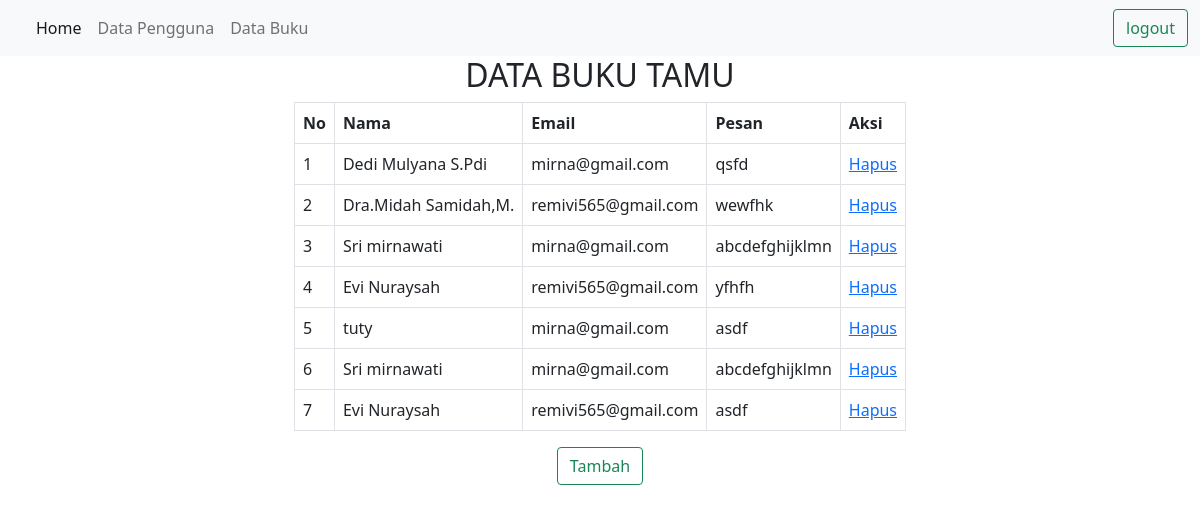
The page /lihat_buku.php on the database its author committed.
### tables this page shows
CREATE TABLE `tbtamu` (
  `no` int(20) NOT NULL,
  `nama` varchar(20) NOT NULL,
  `email` varchar(20) NOT NULL,
  `pesan` varchar(100) NOT NULL
);

### lihat_buku.php (the view, shortened to what this page needs)
<!DOCTYPE html>
<html lang="en">
<head>
<link href="https://cdn.jsdelivr.net/npm/bootstrap@5.0.2/dist/css/bootstrap.min.css" rel="stylesheet">
  <link rel="stylesheet" href="style.css">
</head>
<body>
<nav class="navbar navbar-expand-lg navbar-light bg-light">
  <div class="container-fluid">
    <div class="collapse navbar-collapse" id="navbarSupportedContent">
      <ul class="navbar-nav me-auto mb-2 mb-lg-0">
        <li class="nav-item">
          <a class="nav-link active" aria-current="page" href="dasbord.php">Home</a>
        </li>
        <li class="nav-item">
          <a class="nav-link" href="tb_pengguna/lihat_tabel.php">Data Pengguna</a>
        </li>
       <li class="nav-item">
          <a class="nav-link" href="lihat_buku.php">Data Buku</a>
        </li>
      </ul>
      <form class="d-flex" action="login.php">
        <button class="btn btn-outline-success" type="submit">logout</button>
      </form>
    </div>
  </div>
</nav>
</head>
<body>
    <div>
        <h2 class="contoh">DATA BUKU TAMU</h2>
 <table class="table table-bordered contoh">
                <tr>
                    <th>No</th>
                    <th>Nama</th>
                    <th>Email</th>
                    <th>Pesan</th>
                    <th>Aksi</th>
                </tr>
                <?php
                include 'koneksi.php';
                $sql = "SELECT*FROM tbtamu";
                $query = mysqli_query ($koneksi, $sql);
                $no=1;
                while ($data=mysqli_fetch_array($query)){?>
                <tr>
                    <td><?= $no++; ?></td>
                    <td><?php echo $data['nama'];?></td>
                    <td><?php echo $data['email'];?></td>
                    <td><?php echo $data['pesan'];?></td>
                    <td>
                    <a href="hapus.php?id=<?php echo $data ['no'];?>"
                    onclick="return confirm( 'Yakin Mau Hapus .?')">
                        <span class="text"></span>Hapus</Details></span>
                    </a>
                    </td>
                </tr>
                <?php  } ?>
                </table>
                <form method="post" action="dasbord.php" class="contoh">
                    <button type="submit" class="btn btn-outline-success">Tambah</button>
                </form>
                </div>
                </body>
                </html>

### style.css (style rules this page uses)
.contoh { display: grid; justify-content: center; }

### rows shown on the page
tbtamu: nama "Dedi Mulyana S.Pdi", email "mirna@gmail.com", pesan "qsfd"
tbtamu: nama "Dra.Midah Samidah,M.", email "remivi565@gmail.com", pesan "wewfhk"
tbtamu: nama "Sri mirnawati", email "mirna@gmail.com", pesan "abcdefghijklmn"
tbtamu: nama "Evi Nuraysah", email "remivi565@gmail.com", pesan "yfhfh"
tbtamu: nama "tuty", email "mirna@gmail.com", pesan "asdf"
tbtamu: nama "Sri mirnawati", email "mirna@gmail.com", pesan "abcdefghijklmn"
tbtamu: nama "Evi Nuraysah", email "remivi565@gmail.com", pesan "asdf"
